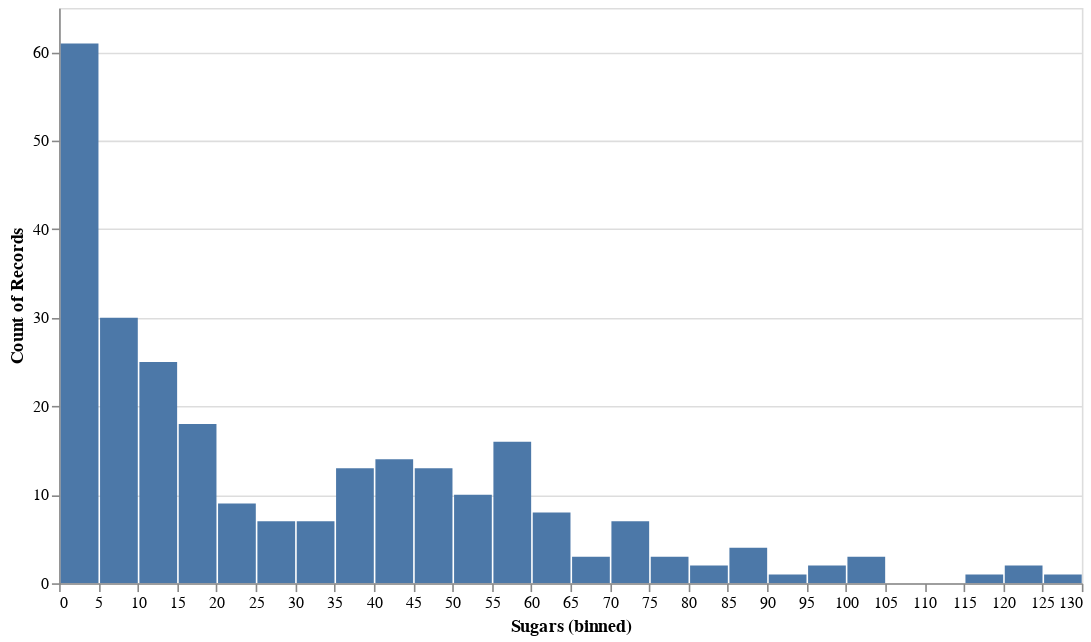

The notebook cell saved with this chart:
### Markdown cell above
## Sugar distribution

### Code cell
dist_col = "Sugars"
bin_len = 5
height=360
width=640

alt_bin = alt.Bin(step=bin_len)
chart = alt.Chart(data).mark_bar().encode(x=alt.X("%s:Q" % (dist_col), bin=alt_bin),y='count()')
chart = chart.properties(height=height,width=width).interactive()

chart.display()

### Figure 1 — Vega-Lite specification as saved in the notebook (floating-point values rounded to 4 significant figures; data arrays with more than 128 entries replaced by an {"elided": "..."} marker saying what was removed)
{"config": {"view": {"continuousWidth": 400, "continuousHeight": 300}}, "data": {"name": "data-a360ffbb61831f1bb4b9ad76deb73333"}, "mark": "bar", "encoding": {"x": {"type": "quantitative", "bin": {"step": 5}, "field": "Sugars"}, "y": {"type": "quantitative", "aggregate": "count"}}, "height": 360, "selection": {"selector011": {"type": "interval", "bind": "scales", "encodings": ["x", "y"]}}, "width": 640, "$schema": "https://vega.github.io/schema/vega-lite/v4.8.1.json", "datasets": {"data-a360ffbb61831f1bb4b9ad76deb73333": {"elided": "260 records"}}}
